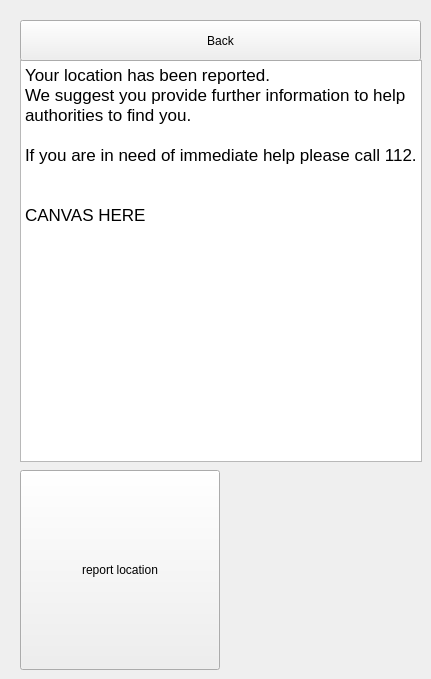
      <widget class="QWidget" name="page7">
       <widget class="QTextBrowser" name="textBrowser">
        <property name="geometry">
         <rect>
          <x>20</x>
          <y>60</y>
          <width>402</width>
          <height>402</height>
         </rect>
        </property>
        <property name="html">
         <string>&lt;!DOCTYPE HTML PUBLIC &quot;-//W3C//DTD HTML 4.0//EN&quot; &quot;http://www.w3.org/TR/REC-html40/strict.dtd&quot;&gt;
&lt;html&gt;&lt;head&gt;&lt;meta name=&quot;qrichtext&quot; content=&quot;1&quot; /&gt;&lt;style type=&quot;text/css&quot;&gt;
p, li { white-space: pre-wrap; }
&lt;/style&gt;&lt;/head&gt;&lt;body style=&quot; font-family:'.SF NS Text'; font-size:13pt; font-weight:400; font-style:normal;&quot;&gt;
&lt;p style=&quot; margin-top:0px; margin-bottom:0px; margin-left:0px; margin-right:0px; -qt-block-indent:0; text-indent:0px;&quot;&gt;Your location has been reported.&lt;/p&gt;
&lt;p style=&quot; margin-top:0px; margin-bottom:0px; margin-left:0px; margin-right:0px; -qt-block-indent:0; text-indent:0px;&quot;&gt;We suggest you provide further information to help authorities to find you.&lt;/p&gt;
&lt;p style=&quot;-qt-paragraph-type:empty; margin-top:0px; margin-bottom:0px; margin-left:0px; margin-right:0px; -qt-block-indent:0; text-indent:0px;&quot;&gt;&lt;br /&gt;&lt;/p&gt;
&lt;p style=&quot; margin-top:0px; margin-bottom:0px; margin-left:0px; margin-right:0px; -qt-block-indent:0; text-indent:0px;&quot;&gt;If you are in need of immediate help please call 112.&lt;/p&gt;
&lt;p style=&quot;-qt-paragraph-type:empty; margin-top:0px; margin-bottom:0px; margin-left:0px; margin-right:0px; -qt-block-indent:0; text-indent:0px;&quot;&gt;&lt;br /&gt;&lt;/p&gt;
&lt;p style=&quot;-qt-paragraph-type:empty; margin-top:0px; margin-bottom:0px; margin-left:0px; margin-right:0px; -qt-block-indent:0; text-indent:0px;&quot;&gt;&lt;br /&gt;&lt;/p&gt;
&lt;p style=&quot; margin-top:0px; margin-bottom:0px; margin-left:0px; margin-right:0px; -qt-block-indent:0; text-indent:0px;&quot;&gt;CANVAS HERE&lt;/p&gt;&lt;/body&gt;&lt;/html&gt;</string>
        </property>
       </widget>
       <widget class="QPushButton" name="button_provideInformation">
        <property name="geometry">
         <rect>
          <x>20</x>
          <y>470</y>
          <width>200</width>
          <height>200</height>
         </rect>
        </property>
        <property name="minimumSize">
         <size>
          <width>200</width>
          <height>200</height>
         </size>
        </property>
        <property name="maximumSize">
         <size>
          <width>200</width>
          <height>200</height>
         </size>
        </property>
        <property name="text">
         <string>report location</string>
        </property>
       </widget>
       <widget class="QPushButton" name="button_startNew7">
        <property name="geometry">
         <rect>
          <x>20</x>
          <y>20</y>
          <width>401</width>
          <height>41</height>
         </rect>
        </property>
        <property name="text">
         <string>Back</string>
        </property>
       </widget>
      </widget>
